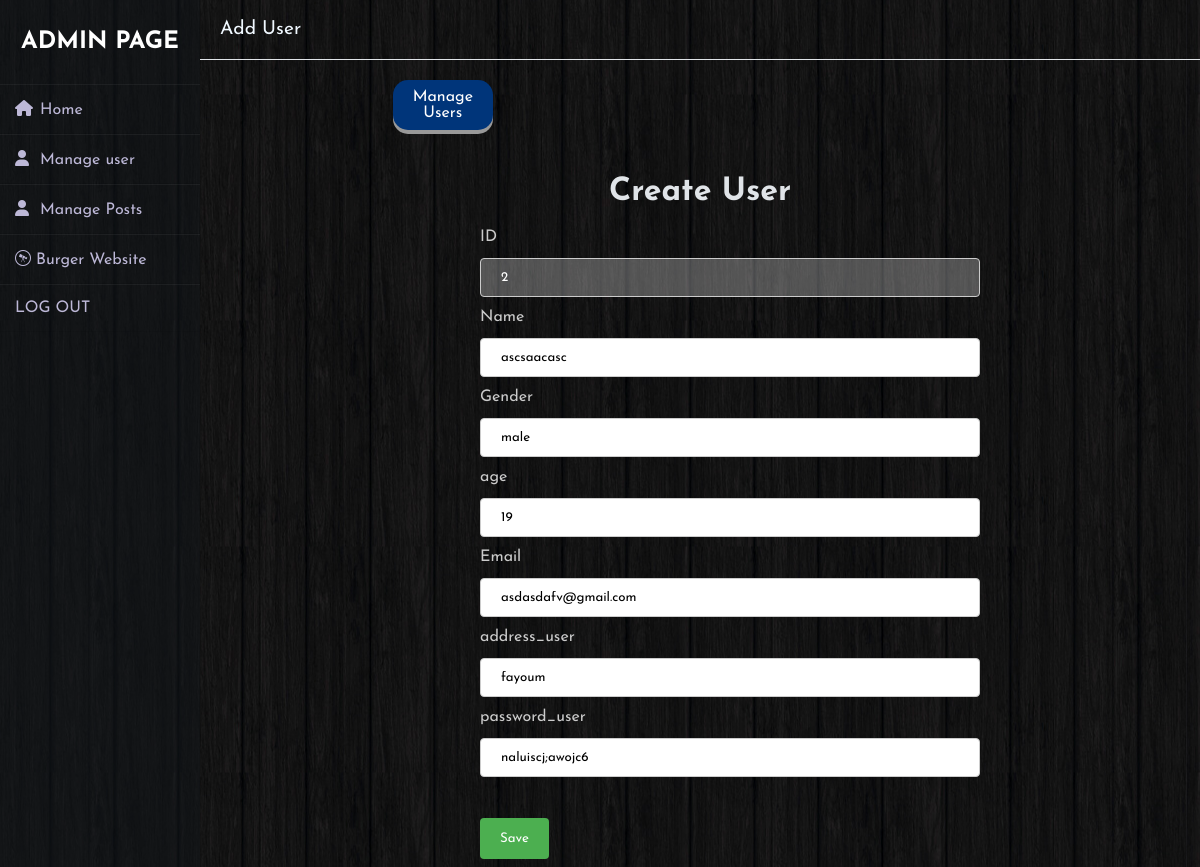
Screenshot of /updateuser/2 with the database file from the repository.
### tables this page shows
CREATE TABLE customers
(
      id INTEGER PRIMARY KEY ,
      firstname text,
      gender text,
      age INTEGER,
      email text ,
      address_user text ,
      password_user text
);

### project.py (the view, shortened to what this page needs)
@app.route("/updateuser/<int:id>" ,methods=("GET", "POST"))
def update_user_page(id) :
    con=get_db().cursor()
    con.execute(f"select * from customers where id={id};")
    row=con.fetchone()
    con.close()
    return render_template("update_user_page.html",row=row)

### database.py (called while the page is built)
def get_db() :
    con=sqlite3.connect("tables.sqlite")
    con.row_factory=sqlite3.Row
    return con

### templates/update_user_page.html (shortened to what this page needs)
{% extends 'Home.html' %}
{% block content %}
<div class="wrapper">
  <div class="sidebar">
    <h2>Admin Page</h2>
    <ul>
      <li><a href="{{url_for('home_page')}}" target="_blank"><i class="fas fa-home"></i>Home</a></li>
      <li><a target="_blank" href="{{url_for('manage_user')}}"><i class="fas fa-user"></i>Manage user</a></li>
      <li><a target="_blank" href="{{url_for('manage_post')}}"><i class="fas fa-user"></i>Manage Posts</a></li>
      <li><a target="_blank" href="{{url_for('base_page')}}"><i class='fa fa-wpexplorer'></i> Burger Website</a></li>
      <li><a href="/../login/login/login.html"><iconify-icon icon="bx:log-out" width="29" height="20"></iconify-icon>
          LOG OUT</a></li>
    </ul>
  </div>
  <div class="main_content">
    <div class="header">Add User</div>
    <div class="info">
      <div class="container">
        <div class="row">
          <a href="/admin/add and manage user/Manage_users.html"> <button type="button" class="btn btn-secondary">Manage
              Users</button></a>
          <h1 class="he23">Create User</h1>
          <form method="POST" >
            <label for="id">ID</label>
            <input type="text" id="id" style="color:white ;" name="id" value="{{row.id}}" disabled placeholder="firstname..">
            <label for="fname">Name</label>
            <input type="text" id="fname" name="firstname" value="{{row.firstname}}" placeholder="firstname..">
            <label for="Gender">Gender</label>
            <input type="text" id="Gender" name="gender" value="{{row.gender}}"  placeholder="Gender..">
            <label for="age">age</label>
            <input type="text" id="age" name="age" placeholder="age.." value="{{row.age}}">
            <label for="Email">Email</label>
            <input type="text" id="Email"  value="{{row.email}}" name="email" placeholder="Email..">
            <label for="address_user">address_user</label>
            <input type="text" id="address_user" name="address_user"  value="{{row.address_user}}"placeholder="Address..">
            <label for="password_user">password_user</label>
            <input type="text" id="password_user" name="password_user" value="{{row.password_user}}" placeholder="password..">
            <br>
            <input type="submit" value="Save">
          </form>
        </div>
      </div>
    </div>
  </div>
  {% endblock %}

### static/css/dashboard.css (style rules this page uses)
* { margin: 0; padding: 0; box-sizing: border-box; font-family: 'Roboto', sans-serif; }
body { position: relative; width: 100%; }
.wrapper { display: flex; position: relative; }
.wrapper .sidebar { width: 200px; height: 100%; background: #13161a8c; padding: 30px 0px; position: fixed; }
.wrapper .sidebar h2 { color: #fff; text-transform: uppercase; text-align: center; margin-bottom: 30px; }
.wrapper .sidebar ul li { padding: 15px; border-bottom: 1px solid #bdb8d7; border-bottom: 1px solid rgba(0,0,0,0.05); border-top: 1px solid rgba(255,255,255,0.05); }
.wrapper .sidebar ul li a { color: #bdb8d7; display: block; }
.wrapper .sidebar ul li a .fas { width: 25px; }
.header { height: 60px; width: 100%; display: flex; align-items: center; border-bottom: 2px solid #f1f1f1; }

### static/css/admin.css (style rules this page uses)
* { margin: 0; padding: 0; box-sizing: border-box; list-style: none; text-decoration: none; font-family: 'Josefin Sans', sans-serif; }
body { background: url(/static/upload/images/background.jpg); background-attachment: fixed; background-position: center; }
.wrapper { display: flex; position: relative; }
.wrapper .sidebar { width: 200px; height: 100%; background: #13161a8c; padding: 30px 0px; position: absolute; }
.wrapper .sidebar h2 { color: #fff; text-transform: uppercase; text-align: center; margin-bottom: 30px; }
.wrapper .sidebar ul li { padding: 15px; border-bottom: 1px solid #bdb8d7; border-bottom: 1px solid rgba(0,0,0,0.05); border-top: 1px solid rgba(255,255,255,0.05); }
.wrapper .sidebar ul li a { color: #bdb8d7; display: block; }
.wrapper .sidebar ul li a .fas { width: 25px; }
.wrapper .main_content { width: 100%; margin-left: 200px; }
.wrapper .main_content .header { padding: 20px; color: #717171; border-bottom: 1px solid #e0e4e8; text-align: center; font-size: larger; color: aliceblue; }
.wrapper .main_content .info { margin: 20px; color: #cbcbcb; line-height: 25px; font-family: Arial; }
.wrapper .main_content .info div { margin-bottom: 20px; }
.main_content .info .container .row button { padding: 9px 7px; font-size: 16px; text-align: center; cursor: pointer; outline: none; color: #fff; background-color: #00357a; border: none; border-radius: 15px; box-shadow: 0 4px #999 }
.main_content .info .container .row .he23 { width: 100%; text-align: center; margin-top: 50px; color: #e0e4e8; }
form { position: absolute; left: 40%; top: 100%; }
form input[type=text], select { width: 500px; padding: 12px 20px; margin: 8px 0; display: block; border: 1px solid #ccc; border-radius: 4px; box-sizing: border-box; }
form input[type=submit] { background-color: #4CAF50; color: white; padding: 14px 20px; margin: 8px 0; border: none; border-radius: 4px; cursor: pointer; }

### static/css/manage_post.css (style rules this page uses)
* { margin: 0; padding: 0; box-sizing: border-box; list-style: none; text-decoration: none; font-family: 'Josefin Sans', sans-serif; }
body { background: url(/static/upload/images/background.jpg); background-attachment: fixed; background-position: center; }
.wrapper { display: flex; position: relative; }
.wrapper .sidebar { width: 200px; height: 100%; background: #13161a8c; padding: 30px 0px; position: fixed; }
.wrapper .sidebar h2 { color: #fff; text-align: center; margin-bottom: 30px; }
.wrapper .sidebar ul li { padding: 15px; border-bottom: 1px solid #bdb8d7; border-bottom: 1px solid rgba(0,0,0,0.05); border-top: 1px solid rgba(255,255,255,0.05); }
.wrapper .sidebar ul li a { color: #bdb8d7; display: block; text-decoration: none; }
.wrapper .sidebar ul li a .fas { width: 25px; }
.wrapper .main_content { width: 100%; margin-left: 200px; }
.wrapper .main_content .header { padding: 20px; color: #717171; border-bottom: 1px solid #e0e4e8; text-align: center; font-size: larger; color: aliceblue; }
.wrapper .main_content .info { margin: 20px; color: #cbcbcb; line-height: 25px; font-family: Arial; }
.wrapper .main_content .info div { margin-bottom: 20px; }
.container .row button { width: 100px; padding: 9px 7px; font-size: 16px; text-align: center; cursor: pointer; outline: none; color: #fff; background-color: #00357a; border: none; border-radius: 15px; box-shadow: 0 4px #999; margin-left: 18%; }

### rows the page displays
customers: id "2", firstname "ascsaacasc", gender "male", age "19", email "asdasdafv@gmail.com", address_user "fayoum", password_user "naluiscj;awojc6"
